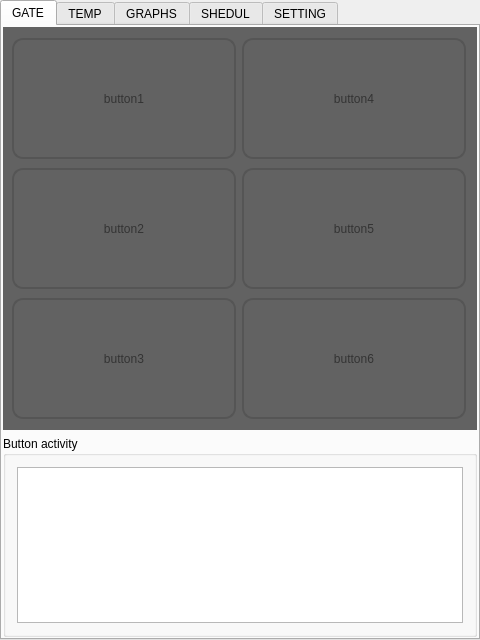
<?xml version="1.0" encoding="UTF-8"?>
<ui version="4.0">
 <class>HomeControl</class>
 <widget class="QMainWindow" name="HomeControl">
  <property name="geometry">
   <rect>
    <x>0</x>
    <y>0</y>
    <width>480</width>
    <height>640</height>
   </rect>
  </property>
  <property name="sizePolicy">
   <sizepolicy hsizetype="Minimum" vsizetype="Minimum">
    <horstretch>0</horstretch>
    <verstretch>0</verstretch>
   </sizepolicy>
  </property>
  <property name="minimumSize">
   <size>
    <width>320</width>
    <height>480</height>
   </size>
  </property>
  <property name="maximumSize">
   <size>
    <width>720</width>
    <height>1280</height>
   </size>
  </property>
  <property name="baseSize">
   <size>
    <width>0</width>
    <height>0</height>
   </size>
  </property>
  <property name="windowTitle">
   <string>HomeControl</string>
  </property>
  <property name="styleSheet">
   <string notr="true"/>
  </property>
  <widget class="QWidget" name="centralWidget">
   <property name="sizePolicy">
    <sizepolicy hsizetype="Preferred" vsizetype="Preferred">
     <horstretch>0</horstretch>
     <verstretch>0</verstretch>
    </sizepolicy>
   </property>
   <layout class="QVBoxLayout" name="verticalLayout_6">
    <property name="leftMargin">
     <number>0</number>
    </property>
    <property name="topMargin">
     <number>0</number>
    </property>
    <property name="rightMargin">
     <number>0</number>
    </property>
    <property name="bottomMargin">
     <number>0</number>
    </property>
    <item>
     <widget class="QTabWidget" name="tabWidget">
      <property name="sizePolicy">
       <sizepolicy hsizetype="Preferred" vsizetype="Preferred">
        <horstretch>0</horstretch>
        <verstretch>0</verstretch>
       </sizepolicy>
      </property>
      <property name="styleSheet">
       <string notr="true">font: 75 15pt &quot;MS Shell Dlg 2&quot;;</string>
      </property>
      <property name="tabPosition">
       <enum>QTabWidget::North</enum>
      </property>
      <property name="tabShape">
       <enum>QTabWidget::Rounded</enum>
      </property>
      <property name="currentIndex">
       <number>0</number>
      </property>
      <property name="elideMode">
       <enum>Qt::ElideNone</enum>
      </property>
      <widget class="QWidget" name="TabButton">
       <property name="enabled">
        <bool>true</bool>
       </property>
       <property name="sizePolicy">
        <sizepolicy hsizetype="Ignored" vsizetype="Ignored">
         <horstretch>0</horstretch>
         <verstretch>0</verstretch>
        </sizepolicy>
       </property>
       <attribute name="title">
        <string>GATE</string>
       </attribute>
       <layout class="QVBoxLayout" name="verticalLayout_4" stretch="2,1">
        <property name="leftMargin">
         <number>1</number>
        </property>
        <property name="topMargin">
         <number>1</number>
        </property>
        <property name="rightMargin">
         <number>1</number>
        </property>
        <property name="bottomMargin">
         <number>1</number>
        </property>
        <item>
         <widget class="QFrame" name="frameGate">
          <property name="sizePolicy">
           <sizepolicy hsizetype="Expanding" vsizetype="Expanding">
            <horstretch>0</horstretch>
            <verstretch>0</verstretch>
           </sizepolicy>
          </property>
          <property name="styleSheet">
           <string notr="true">#frameGate {
border: none;
background: #626262;
}

#frameGate QPushButton {
color: #333;
border: 2px solid #555;
border-radius: 11px;
padding: 5px;
background: qradialgradient(cx: 0.3, cy: -0.4,
fx: 0.3, fy: -0.4,
radius: 1.35, stop: 0 #fff, stop: 1 #888);
min-width: 80px;
font: 75 18pt &quot;MS Shell Dlg 2&quot;;
}

#frameGate QPushButton:hover {
background: qradialgradient(cx: 0.3, cy: -0.4,
fx: 0.3, fy: -0.4,
radius: 1.35, stop: 0 #fff, stop: 1 #bbb);
}

#frameGate QPushButton:pressed {
background: qradialgradient(cx: 0.4, cy: -0.1,
fx: 0.4, fy: -0.1,
radius: 1.35, stop: 0 #fff, stop: 1 #ddd);
}</string>
          </property>
          <property name="frameShape">
           <enum>QFrame::StyledPanel</enum>
          </property>
          <property name="frameShadow">
           <enum>QFrame::Raised</enum>
          </property>
          <layout class="QGridLayout" name="gridLayout_3" rowstretch="1,1,1" columnstretch="1,1">
           <property name="sizeConstraint">
            <enum>QLayout::SetDefaultConstraint</enum>
           </property>
           <property name="leftMargin">
            <number>9</number>
           </property>
           <property name="verticalSpacing">
            <number>9</number>
           </property>
           <item row="0" column="0">
            <widget class="QPushButton" name="pushButton1">
             <property name="sizePolicy">
              <sizepolicy hsizetype="Expanding" vsizetype="Expanding">
               <horstretch>0</horstretch>
               <verstretch>0</verstretch>
              </sizepolicy>
             </property>
             <property name="styleSheet">
              <string notr="true"/>
             </property>
             <property name="text">
              <string>button1</string>
             </property>
            </widget>
           </item>
           <item row="1" column="1">
            <widget class="QPushButton" name="pushButton5">
             <property name="sizePolicy">
              <sizepolicy hsizetype="Expanding" vsizetype="Expanding">
               <horstretch>0</horstretch>
               <verstretch>0</verstretch>
              </sizepolicy>
             </property>
             <property name="text">
              <string>button5</string>
             </property>
            </widget>
           </item>
           <item row="2" column="1">
            <widget class="QPushButton" name="pushButton6">
             <property name="sizePolicy">
              <sizepolicy hsizetype="Expanding" vsizetype="Expanding">
               <horstretch>0</horstretch>
               <verstretch>0</verstretch>
              </sizepolicy>
             </property>
             <property name="text">
              <string>button6</string>
             </property>
            </widget>
           </item>
           <item row="0" column="1">
            <widget class="QPushButton" name="pushButton4">
             <property name="sizePolicy">
              <sizepolicy hsizetype="Expanding" vsizetype="Expanding">
               <horstretch>0</horstretch>
               <verstretch>0</verstretch>
              </sizepolicy>
             </property>
             <property name="text">
              <string>button4</string>
             </property>
            </widget>
           </item>
           <item row="2" column="0">
            <widget class="QPushButton" name="pushButton3">
             <property name="sizePolicy">
              <sizepolicy hsizetype="Expanding" vsizetype="Expanding">
               <horstretch>0</horstretch>
               <verstretch>0</verstretch>
              </sizepolicy>
             </property>
             <property name="styleSheet">
              <string notr="true"/>
             </property>
             <property name="text">
              <string>button3</string>
             </property>
            </widget>
           </item>
           <item row="1" column="0">
            <widget class="QPushButton" name="pushButton2">
             <property name="sizePolicy">
              <sizepolicy hsizetype="Expanding" vsizetype="Expanding">
               <horstretch>0</horstretch>
               <verstretch>0</verstretch>
              </sizepolicy>
             </property>
             <property name="styleSheet">
              <string notr="true"/>
             </property>
             <property name="text">
              <string>button2</string>
             </property>
            </widget>
           </item>
          </layout>
         </widget>
        </item>
        <item>
         <widget class="QGroupBox" name="InfoGroupBox">
          <property name="title">
           <string>Button activity</string>
          </property>
          <layout class="QVBoxLayout" name="verticalLayout_5">
           <item>
            <widget class="QTableView" name="EventTableView"/>
           </item>
          </layout>
         </widget>
        </item>
       </layout>
      </widget>
      <widget class="QWidget" name="TabTemp">
       <attribute name="title">
        <string>TEMP</string>
       </attribute>
       <layout class="QVBoxLayout" name="verticalLayout_3">
        <item>
         <widget class="QTableView" name="tempTableView"/>
        </item>
       </layout>
      </widget>
      <widget class="QWidget" name="TabGraphs">
       <attribute name="title">
        <string>GRAPHS</string>
       </attribute>
       <layout class="QVBoxLayout" name="verticalLayout" stretch="1,2">
        <item>
         <widget class="QLabel" name="graphDayLabel">
          <property name="text">
           <string/>
          </property>
          <property name="scaledContents">
           <bool>true</bool>
          </property>
         </widget>
        </item>
        <item>
         <widget class="QLabel" name="graphHomeLabel">
          <property name="text">
           <string/>
          </property>
          <property name="scaledContents">
           <bool>true</bool>
          </property>
         </widget>
        </item>
       </layout>
      </widget>
      <widget class="QWidget" name="TabProg">
       <property name="sizePolicy">
        <sizepolicy hsizetype="Ignored" vsizetype="Ignored">
         <horstretch>0</horstretch>
         <verstretch>0</verstretch>
        </sizepolicy>
       </property>
       <attribute name="title">
        <string>SHEDUL</string>
       </attribute>
       <layout class="QGridLayout" name="gridLayout">
        <item row="0" column="0">
         <widget class="QTableView" name="tableView"/>
        </item>
       </layout>
      </widget>
      <widget class="QWidget" name="TabSetting">
       <property name="sizePolicy">
        <sizepolicy hsizetype="Ignored" vsizetype="Ignored">
         <horstretch>0</horstretch>
         <verstretch>0</verstretch>
        </sizepolicy>
       </property>
       <attribute name="title">
        <string>SETTING</string>
       </attribute>
       <layout class="QVBoxLayout" name="verticalLayout_2" stretch="0">
        <property name="spacing">
         <number>0</number>
        </property>
        <property name="leftMargin">
         <number>0</number>
        </property>
        <property name="topMargin">
         <number>0</number>
        </property>
        <property name="rightMargin">
         <number>0</number>
        </property>
        <property name="bottomMargin">
         <number>0</number>
        </property>
        <item>
         <widget class="QScrollArea" name="scrollArea">
          <property name="widgetResizable">
           <bool>true</bool>
          </property>
          <widget class="QWidget" name="scrollAreaWidgetContents">
           <property name="geometry">
            <rect>
             <x>0</x>
             <y>0</y>
             <width>472</width>
             <height>601</height>
            </rect>
           </property>
           <layout class="QVBoxLayout" name="verticalLayout_7">
            <property name="spacing">
             <number>0</number>
            </property>
            <property name="leftMargin">
             <number>0</number>
            </property>
            <property name="topMargin">
             <number>0</number>
            </property>
            <property name="rightMargin">
             <number>0</number>
            </property>
            <property name="bottomMargin">
             <number>0</number>
            </property>
            <item>
             <widget class="QGroupBox" name="groupBoxButton">
              <property name="title">
               <string>Buttons</string>
              </property>
              <property name="alignment">
               <set>Qt::AlignLeading|Qt::AlignLeft|Qt::AlignTop</set>
              </property>
              <layout class="QGridLayout" name="gridLayout_6" rowstretch="0,0,0,0,0,0,0" columnstretch="1,0,0,0">
               <property name="leftMargin">
                <number>9</number>
               </property>
               <property name="topMargin">
                <number>5</number>
               </property>
               <property name="rightMargin">
                <number>9</number>
               </property>
               <property name="bottomMargin">
                <number>5</number>
               </property>
               <property name="horizontalSpacing">
                <number>20</number>
               </property>
               <property name="verticalSpacing">
                <number>10</number>
               </property>
               <item row="3" column="0">
                <widget class="QLabel" name="label_03">
                 <property name="text">
                  <string>button 3</string>
                 </property>
                </widget>
               </item>
               <item row="1" column="0">
                <widget class="QLabel" name="label_01">
                 <property name="text">
                  <string>button 1</string>
                 </property>
                </widget>
               </item>
               <item row="1" column="1">
                <widget class="QLineEdit" name="Btn1NameLineEdit"/>
               </item>
               <item row="2" column="1">
                <widget class="QLineEdit" name="Btn2NameLineEdit"/>
               </item>
               <item row="2" column="0">
                <widget class="QLabel" name="label_02">
                 <property name="text">
                  <string>button 2</string>
                 </property>
                </widget>
               </item>
               <item row="3" column="1">
                <widget class="QLineEdit" name="Btn3NameLineEdit"/>
               </item>
               <item row="1" column="2">
                <widget class="QLineEdit" name="Btn1GpioLineEdit"/>
               </item>
               <item row="1" column="3">
                <widget class="QCheckBox" name="Btn1CheckBox">
                 <property name="layoutDirection">
                  <enum>Qt::LeftToRight</enum>
                 </property>
                 <property name="autoFillBackground">
                  <bool>false</bool>
                 </property>
                 <property name="text">
                  <string/>
                 </property>
                 <property name="iconSize">
                  <size>
                   <width>20</width>
                   <height>20</height>
                  </size>
                 </property>
                 <property name="tristate">
                  <bool>false</bool>
                 </property>
                </widget>
               </item>
               <item row="2" column="2">
                <widget class="QLineEdit" name="Btn2GpioLineEdit"/>
               </item>
               <item row="3" column="2">
                <widget class="QLineEdit" name="Btn3GpioLineEdit"/>
               </item>
               <item row="2" column="3">
                <widget class="QCheckBox" name="Btn2CheckBox">
                 <property name="text">
                  <string/>
                 </property>
                </widget>
               </item>
               <item row="3" column="3">
                <widget class="QCheckBox" name="Btn3CheckBox">
                 <property name="text">
                  <string/>
                 </property>
                </widget>
               </item>
               <item row="0" column="3">
                <widget class="QLabel" name="label_06">
                 <property name="text">
                  <string>switch</string>
                 </property>
                 <property name="alignment">
                  <set>Qt::AlignCenter</set>
                 </property>
                </widget>
               </item>
               <item row="0" column="2">
                <widget class="QLabel" name="label_05">
                 <property name="text">
                  <string>gpio</string>
                 </property>
                 <property name="alignment">
                  <set>Qt::AlignCenter</set>
                 </property>
                </widget>
               </item>
               <item row="0" column="1">
                <widget class="QLabel" name="label_04">
                 <property name="text">
                  <string>name</string>
                 </property>
                 <property name="alignment">
                  <set>Qt::AlignCenter</set>
                 </property>
                </widget>
               </item>
               <item row="5" column="1">
                <widget class="QLineEdit" name="Btn5NameLineEdit"/>
               </item>
               <item row="5" column="2">
                <widget class="QLineEdit" name="Btn5GpioLineEdit"/>
               </item>
               <item row="4" column="0">
                <widget class="QLabel" name="label_12">
                 <property name="text">
                  <string>button 4</string>
                 </property>
                </widget>
               </item>
               <item row="4" column="1">
                <widget class="QLineEdit" name="Btn4NameLineEdit"/>
               </item>
               <item row="4" column="2">
                <widget class="QLineEdit" name="Btn4GpioLineEdit"/>
               </item>
               <item row="5" column="0">
                <widget class="QLabel" name="label_13">
                 <property name="text">
                  <string>button 5</string>
                 </property>
                </widget>
               </item>
               <item row="6" column="0">
                <widget class="QLabel" name="label_14">
                 <property name="text">
                  <string>button 6</string>
                 </property>
                </widget>
               </item>
               <item row="6" column="1">
                <widget class="QLineEdit" name="Btn6NameLineEdit"/>
               </item>
               <item row="6" column="2">
                <widget class="QLineEdit" name="Btn6GpioLineEdit"/>
               </item>
               <item row="4" column="3">
                <widget class="QCheckBox" name="checkBox">
                 <property name="text">
                  <string/>
                 </property>
                </widget>
               </item>
               <item row="5" column="3">
                <widget class="QCheckBox" name="checkBox_2">
                 <property name="text">
                  <string/>
                 </property>
                </widget>
               </item>
               <item row="6" column="3">
                <widget class="QCheckBox" name="checkBox_3">
                 <property name="text">
                  <string/>
                 </property>
                </widget>
               </item>
              </layout>
             </widget>
            </item>
            <item>
             <widget class="QGroupBox" name="groupBox">
              <property name="layoutDirection">
               <enum>Qt::LeftToRight</enum>
              </property>
              <property name="title">
               <string>Devices</string>
              </property>
              <layout class="QFormLayout" name="formLayout_2">
               <item row="0" column="0">
                <widget class="QLabel" name="label_7">
                 <property name="text">
                  <string>Name       </string>
                 </property>
                </widget>
               </item>
               <item row="0" column="1">
                <widget class="QLineEdit" name="DevNameLineEdit"/>
               </item>
              </layout>
             </widget>
            </item>
            <item>
             <widget class="QGroupBox" name="groupBoxServer">
              <property name="title">
               <string>Server</string>
              </property>
              <layout class="QFormLayout" name="formLayout">
               <item row="1" column="0">
                <widget class="QLabel" name="label_10">
                 <property name="text">
                  <string>Host/IP    </string>
                 </property>
                </widget>
               </item>
               <item row="1" column="1">
                <widget class="QLineEdit" name="HostLineEdit"/>
               </item>
               <item row="2" column="0">
                <widget class="QLabel" name="label_11">
                 <property name="text">
                  <string>Port</string>
                 </property>
                </widget>
               </item>
               <item row="2" column="1">
                <widget class="QLineEdit" name="PortLineEdit"/>
               </item>
               <item row="3" column="0">
                <widget class="QLabel" name="label_8">
                 <property name="text">
                  <string>User</string>
                 </property>
                </widget>
               </item>
               <item row="3" column="1">
                <widget class="QLineEdit" name="UserLineEdit"/>
               </item>
               <item row="4" column="0">
                <widget class="QLabel" name="label_9">
                 <property name="text">
                  <string>Password</string>
                 </property>
                </widget>
               </item>
               <item row="4" column="1">
                <widget class="QLineEdit" name="PasswordLineEdit">
                 <property name="echoMode">
                  <enum>QLineEdit::Password</enum>
                 </property>
                </widget>
               </item>
              </layout>
             </widget>
            </item>
            <item>
             <widget class="QPushButton" name="pushButtonSave">
              <property name="text">
               <string>Save</string>
              </property>
             </widget>
            </item>
           </layout>
          </widget>
         </widget>
        </item>
       </layout>
      </widget>
     </widget>
    </item>
   </layout>
  </widget>
 </widget>
 <layoutdefault spacing="6" margin="11"/>
 <tabstops>
  <tabstop>tabWidget</tabstop>
  <tabstop>pushButton1</tabstop>
  <tabstop>pushButton2</tabstop>
  <tabstop>pushButton3</tabstop>
 </tabstops>
 <resources/>
 <connections/>
</ui>
